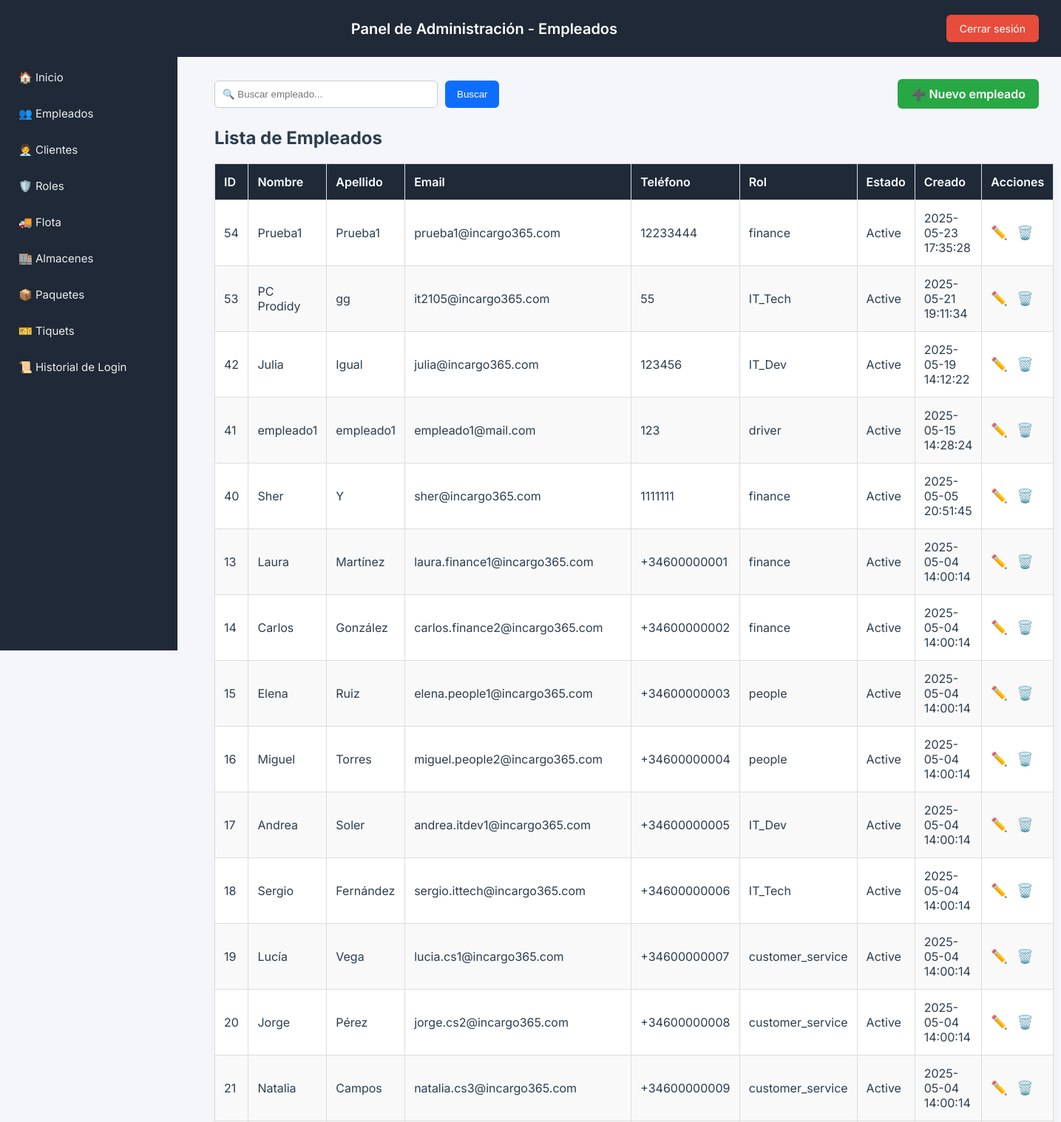
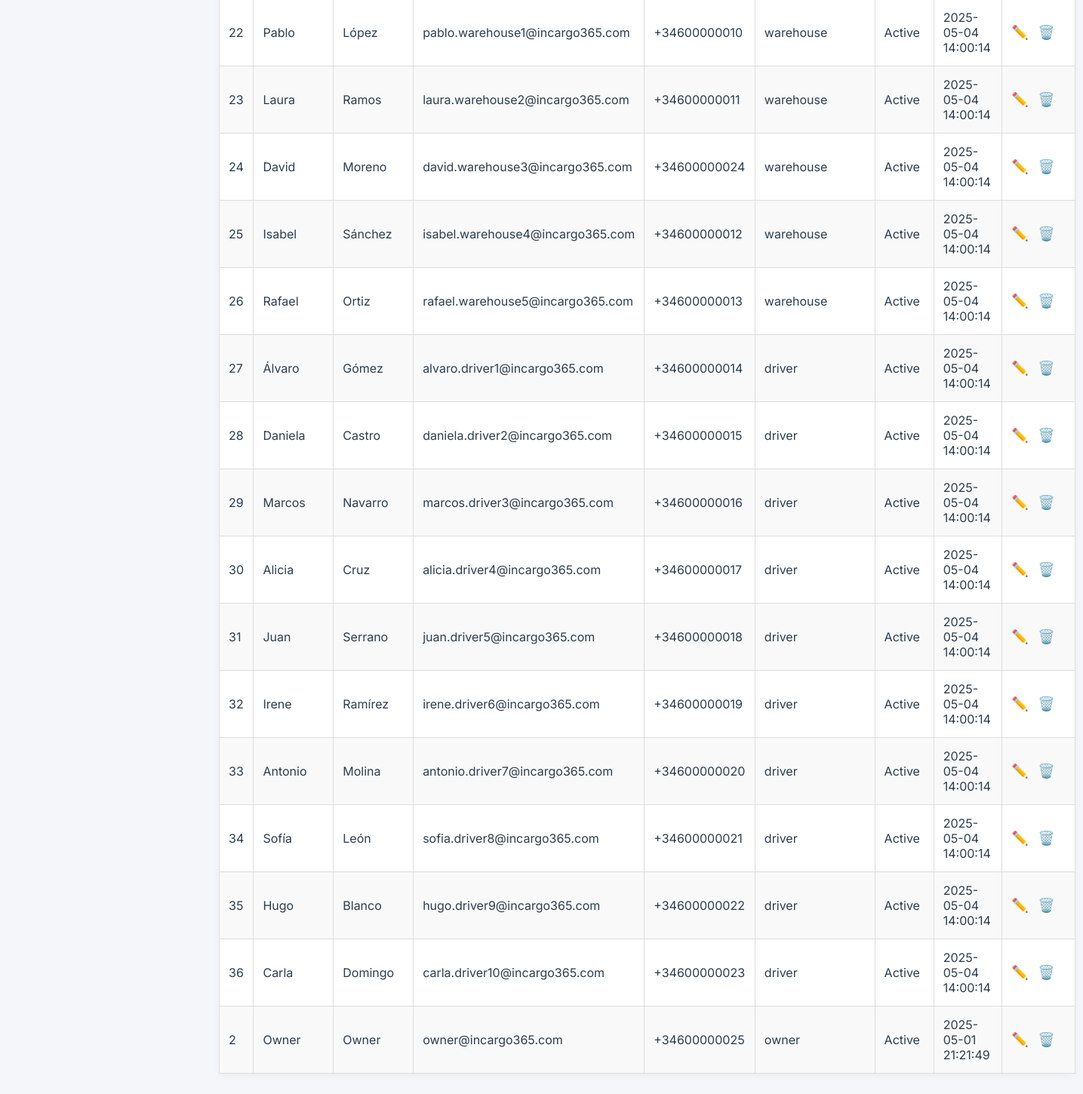
Screenshot of /area-clientes/owner/employees.php (signed in) with the database file from the repository (2 pictures, top to bottom).
### tables this page shows
CREATE TABLE `employee` (
  `employee_id` int NOT NULL AUTO_INCREMENT,
  `name` varchar(100) NOT NULL,
  `surname` varchar(100) NOT NULL,
  `email` varchar(100) NOT NULL,
  `password_hash` varchar(255) NOT NULL,
  `phone` varchar(20) DEFAULT NULL,
  `rolID` int DEFAULT NULL,
  `warehouseID` int DEFAULT NULL,
  `townID` int DEFAULT NULL,
  `gender` enum('Male','Female','Other') DEFAULT NULL,
  `profile_picture` varchar(255) DEFAULT NULL,
  `status` enum('Active','Inactive') NOT NULL DEFAULT 'Active',
  `created_at` timestamp NULL DEFAULT CURRENT_TIMESTAMP,
  `updated_at` timestamp NULL DEFAULT CURRENT_TIMESTAMP ON UPDATE CURRENT_TIMESTAMP,
  `isactive` tinyint(1) DEFAULT '1',
  `last_login` timestamp NULL DEFAULT NULL,
  `fleetID` int DEFAULT NULL,
  PRIMARY KEY (`employee_id`),
  UNIQUE KEY `email` (`email`),
  KEY `rolID` (`rolID`),
  KEY `townID` (`townID`),
  KEY `fk_fleet_employee` (`fleetID`),
  CONSTRAINT `employee_ibfk_1` FOREIGN KEY (`rolID`) REFERENCES `rol` (`rolID`) ON DELETE SET NULL,
  CONSTRAINT `employee_ibfk_2` FOREIGN KEY (`townID`) REFERENCES `location` (`townID`) ON DELETE SET NULL,
  CONSTRAINT `fk_fleet_employee` FOREIGN KEY (`fleetID`) REFERENCES `fleet` (`fleetID`) ON DELETE SET NULL
);

CREATE TABLE `rol` (
  `rolID` int NOT NULL AUTO_INCREMENT,
  `role_name` enum('owner','finance','people','IT_Dev','IT_Tech','customer_service','warehouse','driver','client') NOT NULL,
  `can_view_any_ticket` tinyint(1) NOT NULL DEFAULT '0',
  `can_view_own_ticket` tinyint(1) NOT NULL DEFAULT '0',
  `can_create_ticket` tinyint(1) NOT NULL DEFAULT '0',
  `can_update_ticket` tinyint(1) NOT NULL DEFAULT '0',
  `can_delete_ticket` tinyint(1) NOT NULL DEFAULT '0',
  `can_add_message` tinyint(1) NOT NULL DEFAULT '0',
  PRIMARY KEY (`rolID`)
);

### area-clientes/owner/employees.php (the view, shortened to what this page needs)
<?php
require_once __DIR__ . '/../db.php';
$search = $_GET['search'] ?? '';
$sql = "SELECT e.employee_id, e.name, e.surname, e.email, e.phone, r.role_name, e.status, e.created_at
        FROM employee e
        LEFT JOIN rol r ON e.rolID = r.rolID
        WHERE e.name LIKE :search OR e.surname LIKE :search OR r.role_name LIKE :search
        ORDER BY e.created_at DESC";
$stmt = $pdo->prepare($sql);
$stmt->execute(['search' => "%$search%"]);
$employees = $stmt->fetchAll();
?>
<!DOCTYPE html>
<html lang="es">
<head>
</head>
<body>
<header>
  <h1>Panel de Administración - Empleados</h1>
  <a href="../logout.php" class="logout">Cerrar sesión</a>
</header>
<div class="sidebar">
  <a href="dashboard.php">🏠 Inicio</a>
  <a href="employees.php">👥 Empleados</a>
  <a href="clients.php">🧑‍💼 Clientes</a>
  <a href="roles.php">🛡️ Roles</a>
  <a href="fleet.php">🚚 Flota</a>
  <a href="warehouses.php">🏬 Almacenes</a>
  <a href="packages.php">📦 Paquetes</a>
  <a href="tickets.php">🎫 Tiquets</a>
  <a href="login_history.php">📜 Historial de Login</a>
</div>
<div class="container">
  <div class="tools">
    <form method="get" action="">
      <input type="text" name="search" value="<?= htmlspecialchars($search) ?>" placeholder="🔍 Buscar empleado...">
      <button type="submit">Buscar</button>
    </form>
    <a href="employee_add.php">➕ Nuevo empleado</a>
  </div>
  <h2>Lista de Empleados</h2>
  <table>
    <thead>
      <tr>
        <th>ID</th>
        <th>Nombre</th>
        <th>Apellido</th>
        <th>Email</th>
        <th>Teléfono</th>
        <th>Rol</th>
        <th>Estado</th>
        <th>Creado</th>
        <th>Acciones</th>
      </tr>
    </thead>
    <tbody>
      <?php foreach ($employees as $emp): ?>
        <tr>
          <td><?= $emp['employee_id'] ?></td>
          <td><?= htmlspecialchars($emp['name']) ?></td>
          <td><?= htmlspecialchars($emp['surname']) ?></td>
          <td><?= htmlspecialchars($emp['email']) ?></td>
          <td><?= htmlspecialchars($emp['phone']) ?></td>
          <td><?= htmlspecialchars($emp['role_name']) ?></td>
          <td><?= $emp['status'] ?></td>
          <td><?= $emp['created_at'] ?></td>
          <td class="acciones">
            <a href="employee_edit.php?id=<?= $emp['employee_id'] ?>" title="Editar">✏️</a>
            <a href="employee_delete.php?id=<?= $emp['employee_id'] ?>" onclick="return confirm('¿Seguro que deseas eliminar este empleado?');" title="Eliminar">🗑️</a>
          </td>
        </tr>
      <?php endforeach; ?>
    </tbody>
  </table>
</div>
</body>
</html>

### area-clientes/owner/employees.php (style rules this page uses)
body { font-family: 'Inter', sans-serif; background: #f5f6fa; margin: 0; color: #2c3e50; }
header { background: #1f2937; color: white; padding: 20px 30px; display: flex; justify-content: space-between; align-items: center; }
header h1 { font-size: 20px; font-weight: 600; margin: 0; text-align: center; flex: 1; }
.logout { background-color: #e74c3c; color: white; padding: 10px 18px; border: none; border-radius: 6px; text-decoration: none; font-size: 14px; transition: background 0.3s; }
.sidebar { width: 240px; height: 100vh; background: #1f2937; color: white; position: fixed; top: 0; left: 0; padding-top: 80px; }
.sidebar a { display: block; color: #eee; padding: 15px 25px; text-decoration: none; transition: background 0.2s; font-size: 15px; }
.container { margin-left: 260px; padding: 30px; }
.tools { margin-bottom: 25px; display: flex; justify-content: space-between; align-items: center; }
.tools form { display: flex; gap: 10px; }
.tools input { padding: 10px; border-radius: 6px; border: 1px solid #ccc; width: 280px; }
.tools button { padding: 10px 16px; background-color: #0d6efd; color: white; border: none; border-radius: 6px; cursor: pointer; }
.tools a { background: #28a745; padding: 10px 18px; color: white; border-radius: 6px; text-decoration: none; font-weight: 600; }
table { width: 100%; border-collapse: collapse; background: white; box-shadow: 0 3px 10px rgba(0,0,0,0.04); }
th, td { padding: 14px 12px; border: 1px solid #ddd; text-align: left; }
th { background: #1f2937; color: white; font-weight: 600; }
tr:nth-child(even) { background: #f9f9f9; }
.acciones a { margin-right: 8px; text-decoration: none; font-size: 18px; }

### rows the page displays
employee: employee_id "54", name "Prueba1", surname "Prueba1", email "prueba1@incargo365.com", phone "12233444", rolID.role_name "finance", status "Active", created_at "2025-05-23 17:35:28"
employee: employee_id "53", name "PC Prodidy", surname "gg", email "it2105@incargo365.com", phone "55", rolID.role_name "IT_Tech", status "Active", created_at "2025-05-21 19:11:34"
employee: employee_id "42", name "Julia", surname "Igual", email "julia@incargo365.com", phone "123456", rolID.role_name "IT_Dev", status "Active", created_at "2025-05-19 14:12:22"
employee: employee_id "41", name "empleado1", surname "empleado1", email "empleado1@mail.com", phone "123", rolID.role_name "driver", status "Active", created_at "2025-05-15 14:28:24"
employee: employee_id "40", name "Sher", surname "Y", email "sher@incargo365.com", phone "1111111", rolID.role_name "finance", status "Active", created_at "2025-05-05 20:51:45"
employee: employee_id "13", name "Laura", surname "Martínez", email "laura.finance1@incargo365.com", phone "+34600000001", rolID.role_name "finance", status "Active", created_at "2025-05-04 14:00:14"
employee: employee_id "14", name "Carlos", surname "González", email "carlos.finance2@incargo365.com", phone "+34600000002", rolID.role_name "finance", status "Active", created_at "2025-05-04 14:00:14"
employee: employee_id "15", name "Elena", surname "Ruiz", email "elena.people1@incargo365.com", phone "+34600000003", rolID.role_name "people", status "Active", created_at "2025-05-04 14:00:14"
employee: employee_id "16", name "Miguel", surname "Torres", email "miguel.people2@incargo365.com", phone "+34600000004", rolID.role_name "people", status "Active", created_at "2025-05-04 14:00:14"
employee: employee_id "17", name "Andrea", surname "Soler", email "andrea.itdev1@incargo365.com", phone "+34600000005", rolID.role_name "IT_Dev", status "Active", created_at "2025-05-04 14:00:14"
employee: employee_id "18", name "Sergio", surname "Fernández", email "sergio.ittech@incargo365.com", phone "+34600000006", rolID.role_name "IT_Tech", status "Active", created_at "2025-05-04 14:00:14"
employee: employee_id "19", name "Lucía", surname "Vega", email "lucia.cs1@incargo365.com", phone "+34600000007", rolID.role_name "customer_service", status "Active", created_at "2025-05-04 14:00:14"
employee: employee_id "20", name "Jorge", surname "Pérez", email "jorge.cs2@incargo365.com", phone "+34600000008", rolID.role_name "customer_service", status "Active", created_at "2025-05-04 14:00:14"
employee: employee_id "21", name "Natalia", surname "Campos", email "natalia.cs3@incargo365.com", phone "+34600000009", rolID.role_name "customer_service", status "Active", created_at "2025-05-04 14:00:14"
employee: employee_id "22", name "Pablo", surname "López", email "pablo.warehouse1@incargo365.com", phone "+34600000010", rolID.role_name "warehouse", status "Active", created_at "2025-05-04 14:00:14"
employee: employee_id "23", name "Laura", surname "Ramos", email "laura.warehouse2@incargo365.com", phone "+34600000011", rolID.role_name "warehouse", status "Active", created_at "2025-05-04 14:00:14"
employee: employee_id "24", name "David", surname "Moreno", email "david.warehouse3@incargo365.com", phone "+34600000024", rolID.role_name "warehouse", status "Active", created_at "2025-05-04 14:00:14"
employee: employee_id "25", name "Isabel", surname "Sánchez", email "isabel.warehouse4@incargo365.com", phone "+34600000012", rolID.role_name "warehouse", status "Active", created_at "2025-05-04 14:00:14"
employee: employee_id "26", name "Rafael", surname "Ortiz", email "rafael.warehouse5@incargo365.com", phone "+34600000013", rolID.role_name "warehouse", status "Active", created_at "2025-05-04 14:00:14"
employee: employee_id "27", name "Álvaro", surname "Gómez", email "alvaro.driver1@incargo365.com", phone "+34600000014", rolID.role_name "driver", status "Active", created_at "2025-05-04 14:00:14"
employee: employee_id "28", name "Daniela", surname "Castro", email "daniela.driver2@incargo365.com", phone "+34600000015", rolID.role_name "driver", status "Active", created_at "2025-05-04 14:00:14"
employee: employee_id "29", name "Marcos", surname "Navarro", email "marcos.driver3@incargo365.com", phone "+34600000016", rolID.role_name "driver", status "Active", created_at "2025-05-04 14:00:14"
employee: employee_id "30", name "Alicia", surname "Cruz", email "alicia.driver4@incargo365.com", phone "+34600000017", rolID.role_name "driver", status "Active", created_at "2025-05-04 14:00:14"
employee: employee_id "31", name "Juan", surname "Serrano", email "juan.driver5@incargo365.com", phone "+34600000018", rolID.role_name "driver", status "Active", created_at "2025-05-04 14:00:14"
employee: employee_id "32", name "Irene", surname "Ramírez", email "irene.driver6@incargo365.com", phone "+34600000019", rolID.role_name "driver", status "Active", created_at "2025-05-04 14:00:14"
employee: employee_id "33", name "Antonio", surname "Molina", email "antonio.driver7@incargo365.com", phone "+34600000020", rolID.role_name "driver", status "Active", created_at "2025-05-04 14:00:14"
employee: employee_id "34", name "Sofía", surname "León", email "sofia.driver8@incargo365.com", phone "+34600000021", rolID.role_name "driver", status "Active", created_at "2025-05-04 14:00:14"
employee: employee_id "35", name "Hugo", surname "Blanco", email "hugo.driver9@incargo365.com", phone "+34600000022", rolID.role_name "driver", status "Active", created_at "2025-05-04 14:00:14"
employee: employee_id "36", name "Carla", surname "Domingo", email "carla.driver10@incargo365.com", phone "+34600000023", rolID.role_name "driver", status "Active", created_at "2025-05-04 14:00:14"
employee: employee_id "2", name "Owner", surname "Owner", email "owner@incargo365.com", phone "+34600000025", rolID.role_name "owner", status "Active", created_at "2025-05-01 21:21:49"
